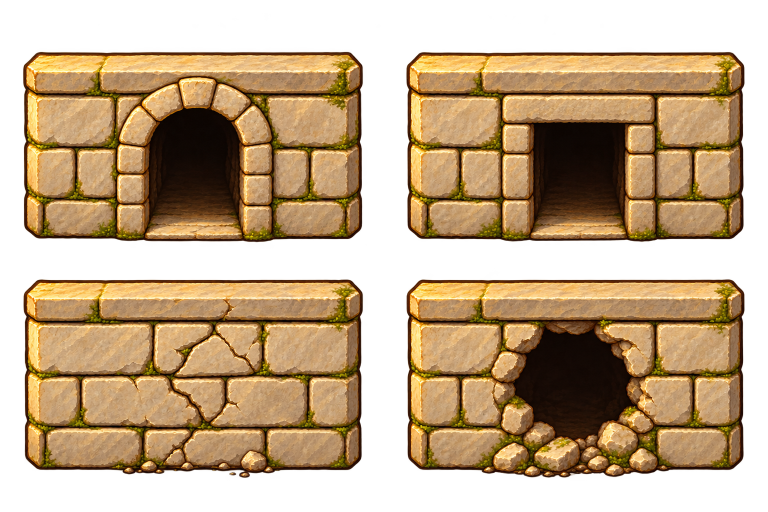
#> input picture asset/Originals/dungeon-kit/doorways/lair-north-pieces-b.png, 1536 x 1024 px (shown at 1/2 size); its folder holds 5 pictures in this run
$ python pack-doorway-art.py
#> lines starting #> are read from the running program, lines starting #| are printed output that depends on the picture
"""Pack existing doorway study sheets into runtime wall pieces and separate door leaves."""
from pathlib import Path
from PIL import Image, ImageDraw
import numpy as np
ROOT=Path(__file__).resolve().parents[2]
SRC=ROOT/'asset/Originals/dungeon-kit/doorways'
OUT=ROOT/'godot/asset/MAPS/objects/dungeon/doorways';OUT.mkdir(parents=True,exist_ok=True)
def quad(name,x,y):
#> called with name = 'lair-north-pieces-b.png', x = 0, y = 0
 im=Image.open(SRC/name).convert('RGBA');w,h=im.size
#> in quad, im is the input picture: PIL image 1536x1024 RGBA; mean R, G, B, A 141.1, 105, 59.8, 163.1
#> after `w, h = im.size`: w = 1536; h = 1024
 a=np.array(im.crop((x*w//2,y*h//2,(x+1)*w//2,(y+1)*h//2)));a[a[:,:,3]<80]=0
#> after `a = np.array(im.crop((x * w // 2, y * h // 2, (x + 1) * w // 2, (y + 1`:
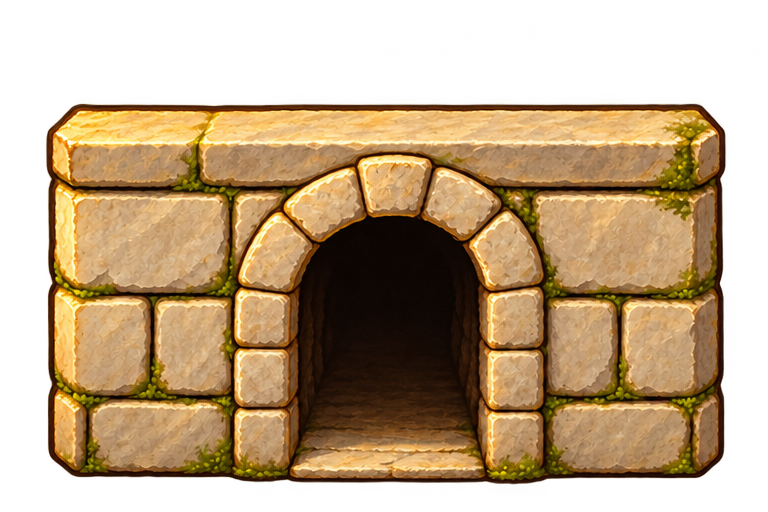
#> a: shape (512, 768, 4); mean R, G, B, A 139.9, 104, 58, 162; transparent parts drawn white
 ys,xs=np.nonzero(a[:,:,3]>100)
 return Image.fromarray(a[ys.min():ys.max()+1,xs.min():xs.max()+1])
def save(im,name,size): im.resize(size,Image.Resampling.LANCZOS).save(OUT/(name+'.webp'),lossless=True)
for style,sheet in [('masonry','lair-north-pieces-b.png'),('root-rock','hollow-north-pieces-a.png'),('crystal-rock','mine-north-pieces-a.png')]:
 for suffix,x,y in [('arch',0,0),('cracked',0,1),('blown',1,1)]:
  im=quad(sheet,x,y)
  # Widen only the opening's central band; keep the stone jambs at their original proportion.
  if suffix=='arch':
   w,h=im.size;a=int(w*.38);b=int(w*.62);extra=max(0,int(h*256/384)-(b-a))
#> after `w, h = im.size`: w = 680; h = 380
#> after `a = int(w * 0.38)`: a = 258
#> after `b = int(w * 0.62)`: b = 421
#> after `extra = max(0, int(h * 256 / 384) - (b - a))`: extra = 90
   p=Image.new('RGBA',(w+extra,h));p.paste(im.crop((0,0,a,h)),(0,0));p.paste(im.crop((a,0,b,h)).resize((b-a+extra,h)),(a,0));p.paste(im.crop((b,0,w,h)),(b+extra,0));im=p
#> after `p = Image.new('RGBA', (w + extra, h))`: p: PIL image 770x380 RGBA; every value is 0
#> after `p.paste(im.crop((b, 0, w, h)), (b + extra, 0))`:
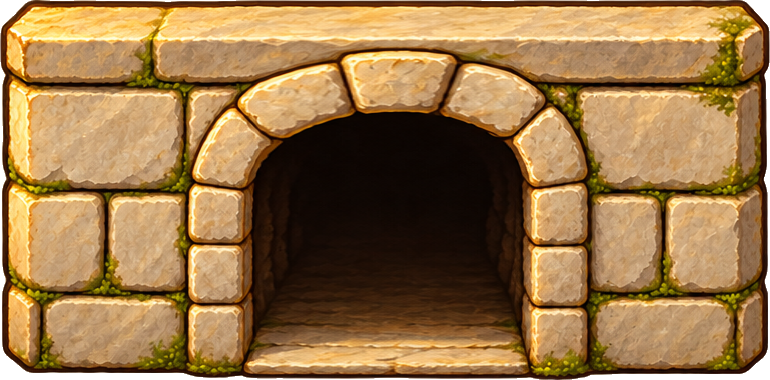
#> p: PIL image 770x380 RGBA; mean R, G, B, A 146.8, 111.8, 66.6, 246.8; transparent parts drawn white
  save(im,style+'-'+suffix,(704,384))
#> in save, `def save(im,name,size): im.resize(size,Image.Resampling.LANCZOS).save(..`:
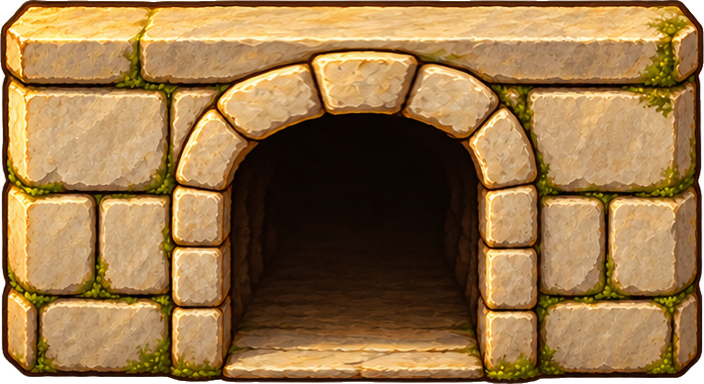
#> saved as masonry-arch.webp: PIL image 704x384 RGBA; mean R, G, B, A 146.6, 111.7, 66.3, 246.8; transparent parts drawn white
 plain=quad(sheet,0,1);w,h=plain.size;save(plain.crop((int(w*.04),0,int(w*.28),h)),style+'-plain',(128,384))
#> call 4 of quad, with name = 'lair-north-pieces-b.png', x = 0, y = 1
#> in quad (call 4), `a = np.array(im.crop((x * w // 2, y * h // 2, (x + 1) * w // 2, (y + 1`:
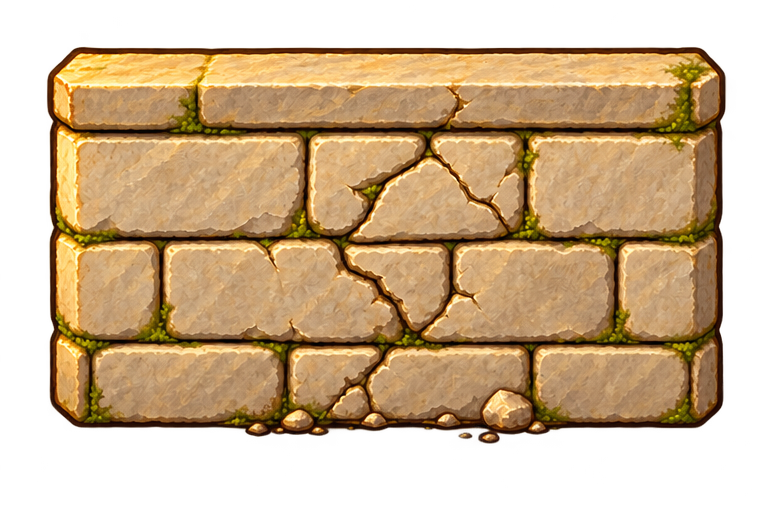
#> a: shape (512, 768, 4); mean R, G, B, A 152.4, 115, 68.3, 164.4; transparent parts drawn white
#> in quad (call 4), `return Image.fromarray(a[ys.min():ys.max()+1,xs.min():xs.max()+1])`:
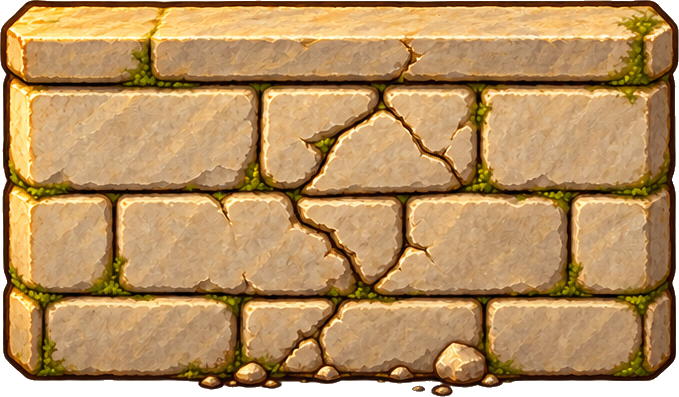
#> returned value: PIL image 679x397 RGBA; mean R, G, B, A 169.7, 132.1, 83.7, 239.6; transparent parts drawn white
#> after `w, h = plain.size`: w = 679; h = 397
#> call 4 of save, with name = 'masonry-plain', size = (128, 384)
#> in save (call 4), `def save(im,name,size): im.resize(size,Image.Resampling.LANCZOS).save(..`:
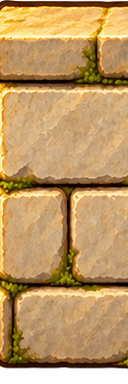
#> saved as masonry-plain.webp: PIL image 128x384 RGBA; mean R, G, B, A 178.4, 141, 88.5, 241.6; transparent parts drawn white
#> in save (call 4), `def save(im,name,size): im.resize(size,Image.Resampling.LANCZOS).save(..`:
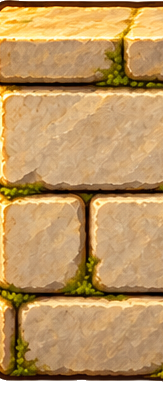
#> im: PIL image 163x397 RGBA; mean R, G, B, A 178.5, 141, 89, 241.6; transparent parts drawn white
#> (the run stopped early here; a loop or call above may not have finished)
